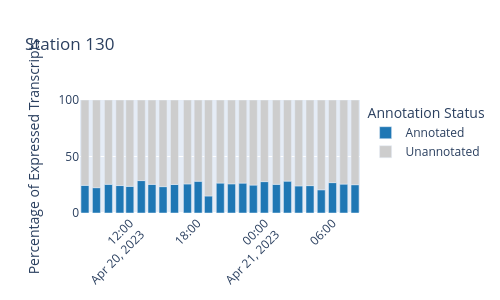

This figure's notebook cell:
### Markdown cell above
## How much of the reads are annotated?

### Code cell
# Set a minimum TPM threshold to define "expressed" transcripts
min_tpm_threshold = 0.01

# Step 1: Get all transcript IDs that were annotated
annotated_transcripts = set(eukprot_annotation_130['query_id'].unique())

# Step 2: For each sample, compute:
# - Number of expressed transcripts (TPM > threshold)
# - Number of those that are annotated

annotation_stats = []

for sample_id in tpm_130['sample'].unique():
    sample_df = tpm_130[(tpm_130['sample'] == sample_id) & (tpm_130['TPM'] >= min_tpm_threshold)]
    total_expressed = sample_df['transcript_id'].nunique()
    annotated_expressed = sample_df[sample_df['transcript_id'].isin(annotated_transcripts)]['transcript_id'].nunique()
    unannotated_expressed = total_expressed - annotated_expressed
    
    annotation_stats.append({
        'sample': sample_id,
        'annotated': annotated_expressed,
        'unannotated': unannotated_expressed,
        'total': total_expressed,
        'percent_annotated': (annotated_expressed / total_expressed) * 100 if total_expressed > 0 else 0,
        'percent_unannotated': (unannotated_expressed / total_expressed) * 100 if total_expressed > 0 else 0
    })

# Convert to DataFrame
annotation_df = pd.DataFrame(annotation_stats)

# Merge with sample metadata to get Date
annotation_df = annotation_df.merge(meta[['Station', 'Date']], left_on='sample', right_on='Station', how='left')
annotation_df.drop(columns='Station', inplace=True)
annotation_df = annotation_df.sort_values('Date')

# Melt for plotting
plot_df = annotation_df.melt(id_vars=['sample', 'Date'], 
                             value_vars=['percent_annotated', 'percent_unannotated'],
                             var_name='annotation_status', 
                             value_name='percentage')

# Make annotation status prettier
plot_df['annotation_status'] = plot_df['annotation_status'].replace({
    'percent_annotated': 'Annotated',
    'percent_unannotated': 'Unannotated'
})

# --- Plot ---
fig = px.bar(plot_df,
              x='Date',
              y='percentage',
              color='annotation_status',
              title=f'Station 130',
              color_discrete_map={'Annotated': '#1f77b4', 'Unannotated': "#cdcdcd"},
              labels={'percentage': 'Percentage of Expressed Transcripts', 'annotation_status': 'Annotation Status'}
             )

fig.update_layout(
    width=500,
    height=300,
    xaxis_title=None,
    yaxis_title='Percentage of Expressed Transcripts',
    xaxis_tickangle=-45,
    legend_title='Annotation Status',
    yaxis_range=[0, 100]
)

# Save the figure
filename_base_status = f"../figures/metatranscriptomics/130_annotation_status"
fig.write_image(filename_base_status + ".png", scale=1)
fig.write_image(filename_base_status + ".svg", scale=1)

fig.show()

### Figure 1 — Plotly figure (JSON) as saved in the notebook; plotly's stock layout.template omitted (floating-point values rounded to 4 significant figures)
{"data": [{"hovertemplate": "Annotation Status=Annotated<br>Date=%{x}<br>Percentage of Expressed Transcripts=%{y}<extra></extra>", "legendgroup": "Annotated", "marker": {"color": "#1f77b4", "pattern": {"shape": ""}}, "name": "Annotated", "orientation": "v", "showlegend": true, "textposition": "auto", "type": "bar", "x": ["2023-04-20T08:01:00.000000000", "2023-04-20T09:02:00.000000000", "2023-04-20T10:06:00.000000000", "2023-04-20T11:07:00.000000000", "2023-04-20T12:00:00.000000000", "2023-04-20T13:01:00.000000000", "2023-04-20T13:58:00.000000000", "2023-04-20T14:57:00.000000000", "2023-04-20T15:58:00.000000000", "2023-04-20T17:07:00.000000000", "2023-04-20T18:04:00.000000000", "2023-04-20T18:59:00.000000000", "2023-04-20T20:02:00.000000000", "2023-04-20T21:02:00.000000000", "2023-04-20T22:02:00.000000000", "2023-04-20T22:58:00.000000000", "2023-04-20T23:57:00.000000000", "2023-04-21T01:01:00.000000000", "2023-04-21T02:00:00.000000000", "2023-04-21T03:00:00.000000000", "2023-04-21T04:00:00.000000000", "2023-04-21T05:00:00.000000000", "2023-04-21T06:00:00.000000000", "2023-04-21T07:00:00.000000000", "2023-04-21T08:00:00.000000000"], "xaxis": "x", "y": [24.47, 22.43, 25.39, 24.29, 23.58, 28.69, 25.35, 23.34, 25.24, 25.73, 28.11, 15.07, 26.51, 25.81, 26.47, 24.71, 27.77, 25.38, 28.22, 23.99, 24.23, 20.55, 26.88, 25.6, 25.05], "yaxis": "y"}, {"hovertemplate": "Annotation Status=Unannotated<br>Date=%{x}<br>Percentage of Expressed Transcripts=%{y}<extra></extra>", "legendgroup": "Unannotated", "marker": {"color": "#cdcdcd", "pattern": {"shape": ""}}, "name": "Unannotated", "orientation": "v", "showlegend": true, "textposition": "auto", "type": "bar", "x": ["2023-04-20T08:01:00.000000000", "2023-04-20T09:02:00.000000000", "2023-04-20T10:06:00.000000000", "2023-04-20T11:07:00.000000000", "2023-04-20T12:00:00.000000000", "2023-04-20T13:01:00.000000000", "2023-04-20T13:58:00.000000000", "2023-04-20T14:57:00.000000000", "2023-04-20T15:58:00.000000000", "2023-04-20T17:07:00.000000000", "2023-04-20T18:04:00.000000000", "2023-04-20T18:59:00.000000000", "2023-04-20T20:02:00.000000000", "2023-04-20T21:02:00.000000000", "2023-04-20T22:02:00.000000000", "2023-04-20T22:58:00.000000000", "2023-04-20T23:57:00.000000000", "2023-04-21T01:01:00.000000000", "2023-04-21T02:00:00.000000000", "2023-04-21T03:00:00.000000000", "2023-04-21T04:00:00.000000000", "2023-04-21T05:00:00.000000000", "2023-04-21T06:00:00.000000000", "2023-04-21T07:00:00.000000000", "2023-04-21T08:00:00.000000000"], "xaxis": "x", "y": [75.53, 77.57, 74.61, 75.71, 76.42, 71.31, 74.65, 76.66, 74.76, 74.27, 71.89, 84.93, 73.49, 74.19, 73.53, 75.29, 72.23, 74.62, 71.78, 76.01, 75.77, 79.45, 73.12, 74.4, 74.95], "yaxis": "y"}], "layout": {"barmode": "relative", "height": 300, "legend": {"title": {"text": "Annotation Status"}, "tracegroupgap": 0}, "title": {"text": "Station 130"}, "width": 500, "xaxis": {"anchor": "y", "domain": [0, 1], "tickangle": -45, "title": {}}, "yaxis": {"anchor": "x", "domain": [0, 1], "range": [0, 100], "title": {"text": "Percentage of Expressed Transcripts"}}}}
